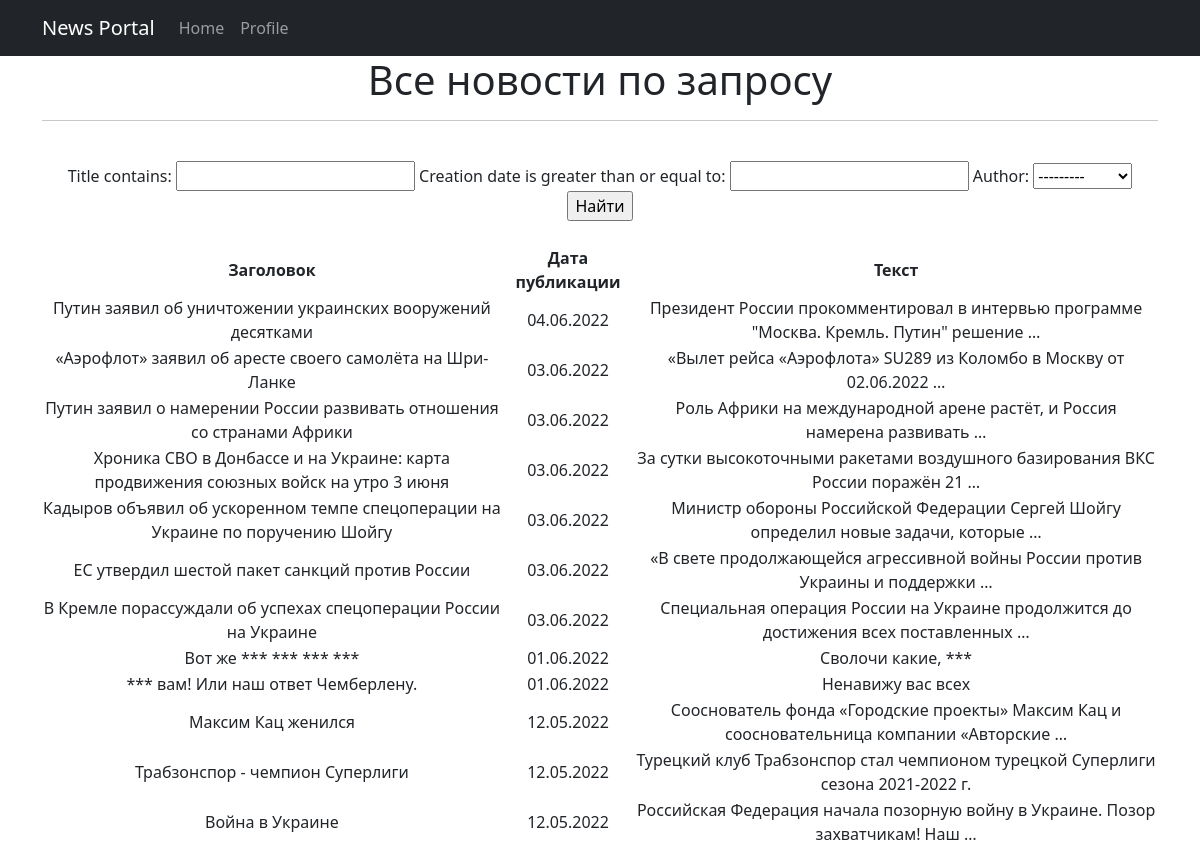
The page /news/search/ on the database as committed earlier.
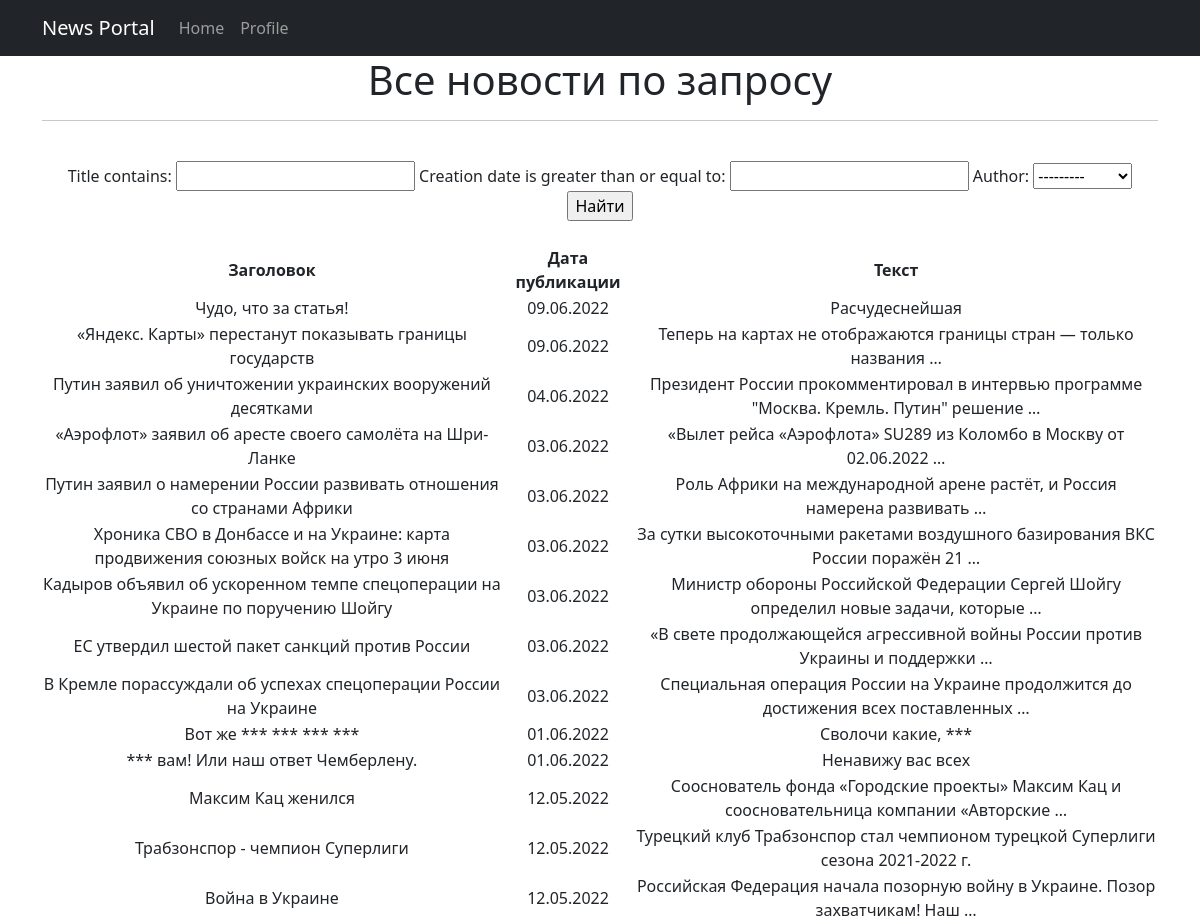
The same page on the database as committed later.
### accounts/models.py (models this page shows, shortened)
class Post(models.Model):
    post_type_choices = [
        ('AR', 'Статья'),
        ('NW', 'Новость')
    ]
    author = models.ForeignKey(Author, on_delete=models.CASCADE)
    post_type = models.CharField(max_length=2, choices=post_type_choices, default='AR')
    creation_date = models.DateTimeField(auto_now_add=True)
    post_category = models.ManyToManyField(Category, through='PostCategory')
    title = models.CharField(max_length=128)
    post_text = models.TextField()
    post_rating = models.SmallIntegerField(default=0)

### accounts/views.py (the view)
# urls.py: path('search/', PostSearch.as_view()),
class PostSearch(ListView):
    model = Post
    template_name = 'post_search.html'
    context_object_name = 'post_search'
    ordering = ['-creation_date']
    paginate_by = 1
    def get_context_data(self, **kwargs):
        context = super().get_context_data(**kwargs)
        context['filter'] = PostFilter(self.request.GET, queryset=self.get_queryset())
        return context

### accounts/models.py (called while the page is built)
    def __str__(self):
        return f'{self.user}'

### accounts/templatetags/custom_filters.py (called while the page is built)
@register.filter(name='censor')
def censor(value, arg):
    obscene_words = ['сука', 'хуй', 'пизда', 'блядь']
    post_words = value.split(' ')
    for word in post_words:
        if word.strip('.,!?').lower() in obscene_words:
            post_words.insert(post_words.index(word), arg)
            post_words.remove(word)
    return ' '.join(post_words)

### templates/post_search.html (shortened to what this page needs)
{% extends 'default.html' %}
{% load custom_filters %}
{% block content %}
<h1>Все новости по запросу</h1>
<hr>
<br>
<form method="GET">
    {{ filter.form }}
    <input type="submit" value="Найти">
</form>
<br>
<table>
    <tr>
        <td>
            <strong>Заголовок</strong>
        </td>
        <td>
            <strong>Дата публикации</strong>
        </td>
        <td>
            <strong>Текст</strong>
        </td>
    </tr>
    {% for post in filter.qs %}
    <tr>
        <td>
            {{post.title|censor:'***'}}
        </td>
        <td>
            {{post.creation_date|date:'d.m.Y'}}
        </td>
        <td>
            {{post.post_text|truncatewords:10|censor:'***'}}
        </td>
    </tr>
    {% endfor %}
</table>
{% endblock content %}

### templates/default.html (shortened to what this page needs)
<!DOCTYPE html>
<html lang="en">
{% load cache %}
{% cache 30 head %}
    <head>
        {% load static %}
        <link href="{% static 'css/styles.css' %}" rel="stylesheet" />
    </head>
{% endcache %}
    <body>
<nav class="navbar navbar-expand-lg navbar-dark bg-dark static-top">
   <div class="container">
       <a class="navbar-brand" href="#">News Portal</a>
       <div class="collapse navbar-collapse" id="navbarResponsive">
           <ul class="navbar-nav ml-auto">
               <li class="nav-item active">
                   <a class="nav-link" href="/news/">Home
                   </a>
               </li>
               <li class="nav-item">
                   <a class="nav-link" href="/news/profile/">Profile</a>
               </li>
           </ul>
       </div>
   </div>
</nav>
        <div class="container">
           <div class="row">
               <div class="col-lg-12 text-center">
                   {% block content %}
                   {% endblock content %}
               </div>
           </div>
        </div>
    </body>
</html>

Rows that differ between the two databases and show on the page:
added Post: title|censor "Чудо, что за статья!", creation_date "09.06.2022", post_text|censor "Расчудеснейшая"
added Post: title|censor "«Яндекс. Карты» перестанут показывать границы государств", creation_date "09.06.2022", post_text|censor "Теперь на картах не отображаются границы стран — только названия …"
